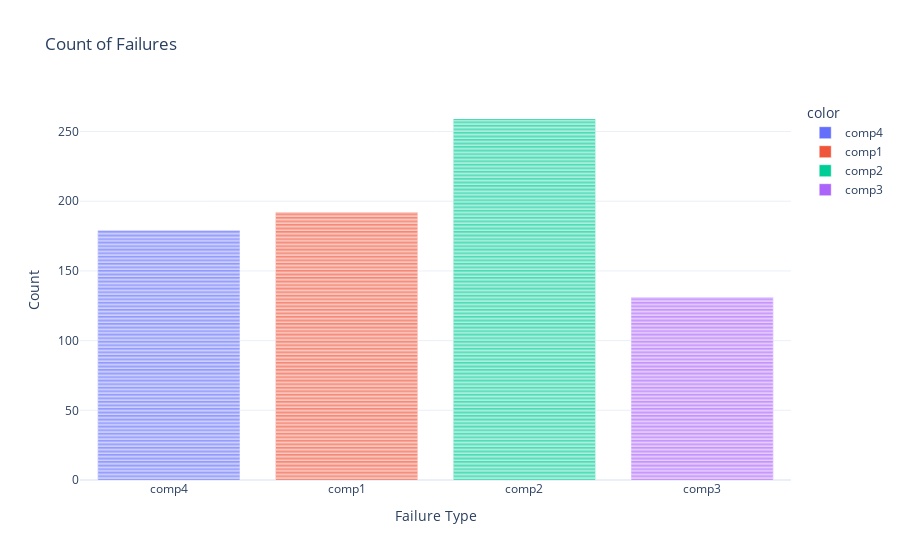

Here is the notebook cell this chart was saved with:
### Code cell
fig = px.bar(x=failures['failure'].values, title='Count of Failures', template='plotly_white', color=failures['failure'].values)
fig.update_layout(xaxis_title='Failure Type', yaxis_title='Count')
fig.show()

### Figure 1 — Plotly figure (JSON) as saved in the notebook; plotly's stock layout.template omitted (floating-point values rounded to 4 significant figures; data arrays with more than 128 entries replaced by an {"elided": "..."} marker saying what was removed)
{"data": [{"hovertemplate": "color=comp4<br>x=%{x}<br>count=%{y}<extra></extra>", "legendgroup": "comp4", "marker": {"color": "#636efa", "pattern": {"shape": ""}}, "name": "comp4", "orientation": "v", "showlegend": true, "textposition": "auto", "type": "bar", "x": {"elided": "179 str values"}, "xaxis": "x", "y": {"elided": "179 int values"}, "yaxis": "y"}, {"hovertemplate": "color=comp1<br>x=%{x}<br>count=%{y}<extra></extra>", "legendgroup": "comp1", "marker": {"color": "#EF553B", "pattern": {"shape": ""}}, "name": "comp1", "orientation": "v", "showlegend": true, "textposition": "auto", "type": "bar", "x": {"elided": "192 str values"}, "xaxis": "x", "y": {"elided": "192 int values"}, "yaxis": "y"}, {"hovertemplate": "color=comp2<br>x=%{x}<br>count=%{y}<extra></extra>", "legendgroup": "comp2", "marker": {"color": "#00cc96", "pattern": {"shape": ""}}, "name": "comp2", "orientation": "v", "showlegend": true, "textposition": "auto", "type": "bar", "x": {"elided": "259 str values"}, "xaxis": "x", "y": {"elided": "259 int values"}, "yaxis": "y"}, {"hovertemplate": "color=comp3<br>x=%{x}<br>count=%{y}<extra></extra>", "legendgroup": "comp3", "marker": {"color": "#ab63fa", "pattern": {"shape": ""}}, "name": "comp3", "orientation": "v", "showlegend": true, "textposition": "auto", "type": "bar", "x": {"elided": "131 str values"}, "xaxis": "x", "y": {"elided": "131 int values"}, "yaxis": "y"}], "layout": {"barmode": "relative", "legend": {"title": {"text": "color"}, "tracegroupgap": 0}, "title": {"text": "Count of Failures"}, "xaxis": {"anchor": "y", "domain": [0, 1], "title": {"text": "Failure Type"}}, "yaxis": {"anchor": "x", "domain": [0, 1], "title": {"text": "Count"}}}}
